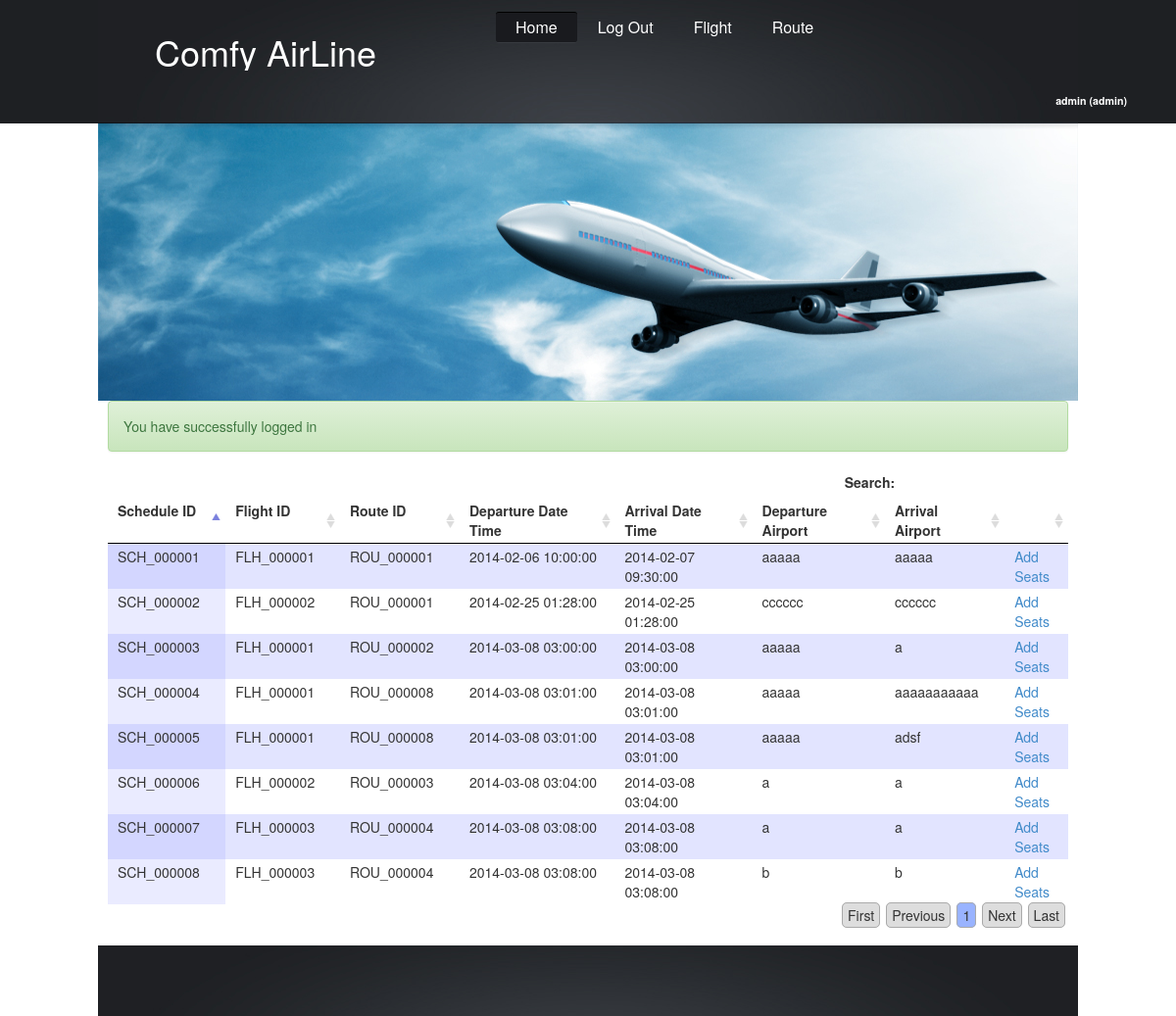
Screenshot of /schedules-display.php (signed in) with the database file from the repository.
### tables this page shows
CREATE TABLE IF NOT EXISTS `schedules` (
  `schedule_id` varchar(15) NOT NULL,
  `flight_id` varchar(15) NOT NULL,
  `route_id` varchar(15) NOT NULL,
  `departure_datetime` datetime NOT NULL,
  `arrival_datetime` datetime NOT NULL,
  `departure_airport` varchar(50) NOT NULL,
  `arrival_airport` varchar(50) NOT NULL,
  `active` int(1) NOT NULL,
  `remark` varchar(255) NOT NULL,
  PRIMARY KEY (`schedule_id`)
);

### schedules-display.php (the view, shortened to what this page needs)
<?php include('includes/header.php'); ?>
<link href="css/jquery.dataTables.css" rel="stylesheet" type="text/css" />
<div class="row">
    <div class="col-md-12">
        <table id="schedule-table">
            <thead>
            <th>Schedule ID</th>
            <th>Flight ID</th>
            <th>Route ID</th>
            <th>Departure Date Time</th>
            <th>Arrival Date Time</th>
            <th>Departure Airport</th>
            <th>Arrival Airport</th>
            <th></th>
            </thead>
            <tbody>
                <?php
                $sql = "SELECT schedules.* " .
                        "FROM schedules " .
                        "ORDER BY schedule_id";
                $result = mysql_query($sql) or die(mysql_error());
                ?>
                <?php while ($row = mysql_fetch_array($result)) { ?>
                    <tr>
                        <td><?php echo $row['schedule_id']; ?></td>
                        <td><?php echo $row['flight_id']; ?></td>
                        <td><?php echo $row['route_id']; ?></td>
                        <td><?php echo $row['departure_datetime']; ?></td>
                        <td><?php echo $row['arrival_datetime']; ?></td>
                        <td><?php echo $row['departure_airport']; ?></td>
                        <td><?php echo $row['arrival_airport']; ?></td>
                        <td><a href="seat-setup.php?schedule_id=<?php echo $row['schedule_id']; ?>">Add Seats</a></td>
                    </tr>
                <?php } ?>
            </tbody>
        </table>
    </div>
</div>
<?php include('includes/footer.php'); ?>

### css/style.css (style rules this page uses)
body { background:#fff; border:0; font:14px Arial, Helvetica, sans-serif; color:#3c4046; line-height:20px; min-width:1000px; }
a { color:#1e749a; text-decoration:underline; outline:none; }
a { outline:none; }

### rows the page displays
schedules: schedule_id "SCH_000001", flight "FLH_000001", route "ROU_000001", departure_datetime "2014-02-06 10:00:00", arrival_datetime "2014-02-07 09:30:00", departure_airport "aaaaa", arrival_airport "aaaaa"
schedules: schedule_id "SCH_000002", flight "FLH_000002", route "ROU_000001", departure_datetime "2014-02-25 01:28:00", arrival_datetime "2014-02-25 01:28:00", departure_airport "cccccc", arrival_airport "cccccc"
schedules: schedule_id "SCH_000003", flight "FLH_000001", route "ROU_000002", departure_datetime "2014-03-08 03:00:00", arrival_datetime "2014-03-08 03:00:00", departure_airport "aaaaa", arrival_airport "a"
schedules: schedule_id "SCH_000004", flight "FLH_000001", route "ROU_000008", departure_datetime "2014-03-08 03:01:00", arrival_datetime "2014-03-08 03:01:00", departure_airport "aaaaa", arrival_airport "aaaaaaaaaaa"
schedules: schedule_id "SCH_000005", flight "FLH_000001", route "ROU_000008", departure_datetime "2014-03-08 03:01:00", arrival_datetime "2014-03-08 03:01:00", departure_airport "aaaaa", arrival_airport "adsf"
schedules: schedule_id "SCH_000006", flight "FLH_000002", route "ROU_000003", departure_datetime "2014-03-08 03:04:00", arrival_datetime "2014-03-08 03:04:00", departure_airport "a", arrival_airport "a"
schedules: schedule_id "SCH_000007", flight "FLH_000003", route "ROU_000004", departure_datetime "2014-03-08 03:08:00", arrival_datetime "2014-03-08 03:08:00", departure_airport "a", arrival_airport "a"
schedules: schedule_id "SCH_000008", flight "FLH_000003", route "ROU_000004", departure_datetime "2014-03-08 03:08:00", arrival_datetime "2014-03-08 03:08:00", departure_airport "b", arrival_airport "b"

### other values shown
$logInData['username'] "admin"
$logInData['role'] "admin"
$message "You have successfully logged in"
